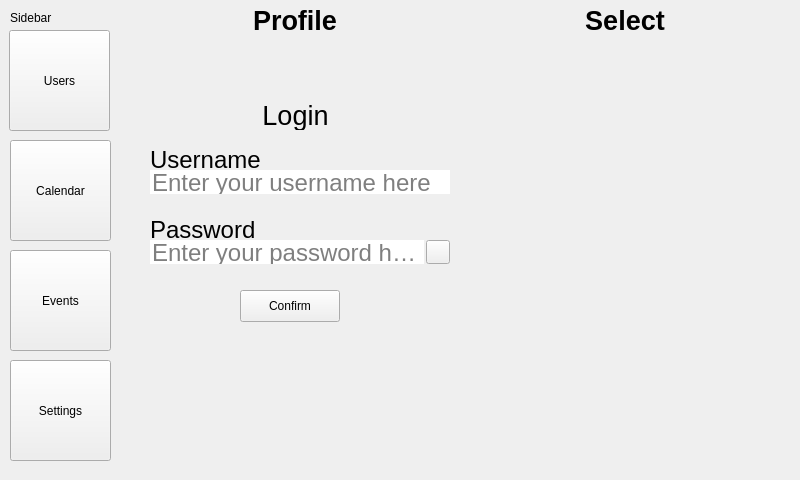
<?xml version="1.0" encoding="UTF-8"?>
<ui version="4.0">
 <class>MainWindow</class>
 <widget class="QMainWindow" name="MainWindow">
  <property name="geometry">
   <rect>
    <x>0</x>
    <y>0</y>
    <width>800</width>
    <height>480</height>
   </rect>
  </property>
  <property name="maximumSize">
   <size>
    <width>800</width>
    <height>480</height>
   </size>
  </property>
  <property name="windowTitle">
   <string>MainWindow</string>
  </property>
  <widget class="QWidget" name="centralwidget">
   <widget class="QWidget" name="navigation" native="true">
    <property name="geometry">
     <rect>
      <x>0</x>
      <y>0</y>
      <width>120</width>
      <height>480</height>
     </rect>
    </property>
    <widget class="QPushButton" name="b_user">
     <property name="geometry">
      <rect>
       <x>9</x>
       <y>30</y>
       <width>101</width>
       <height>101</height>
      </rect>
     </property>
     <property name="text">
      <string>Users</string>
     </property>
    </widget>
    <widget class="QPushButton" name="b_calendar">
     <property name="geometry">
      <rect>
       <x>10</x>
       <y>140</y>
       <width>101</width>
       <height>101</height>
      </rect>
     </property>
     <property name="text">
      <string>Calendar</string>
     </property>
    </widget>
    <widget class="QPushButton" name="b_events">
     <property name="geometry">
      <rect>
       <x>10</x>
       <y>250</y>
       <width>101</width>
       <height>101</height>
      </rect>
     </property>
     <property name="text">
      <string>Events</string>
     </property>
    </widget>
    <widget class="QPushButton" name="b_settings">
     <property name="geometry">
      <rect>
       <x>10</x>
       <y>360</y>
       <width>101</width>
       <height>101</height>
      </rect>
     </property>
     <property name="text">
      <string>Settings</string>
     </property>
    </widget>
    <widget class="QLabel" name="l_sidebar">
     <property name="geometry">
      <rect>
       <x>10</x>
       <y>10</y>
       <width>101</width>
       <height>16</height>
      </rect>
     </property>
     <property name="text">
      <string>Sidebar</string>
     </property>
    </widget>
   </widget>
   <widget class="QWidget" name="container" native="true">
    <property name="geometry">
     <rect>
      <x>130</x>
      <y>10</y>
      <width>660</width>
      <height>460</height>
     </rect>
    </property>
    <widget class="QStackedWidget" name="pages">
     <property name="geometry">
      <rect>
       <x>0</x>
       <y>0</y>
       <width>660</width>
       <height>460</height>
      </rect>
     </property>
     <widget class="QWidget" name="page_usr">
      <widget class="QStackedWidget" name="userinfo">
       <property name="geometry">
        <rect>
         <x>10</x>
         <y>30</y>
         <width>315</width>
         <height>420</height>
        </rect>
       </property>
       <property name="autoFillBackground">
        <bool>false</bool>
       </property>
       <property name="currentIndex">
        <number>0</number>
       </property>
       <widget class="QWidget" name="p_user_login">
        <widget class="QLineEdit" name="tb_Username">
         <property name="geometry">
          <rect>
           <x>10</x>
           <y>130</y>
           <width>300</width>
           <height>24</height>
          </rect>
         </property>
         <property name="font">
          <font>
           <family>Arial</family>
           <pointsize>18</pointsize>
          </font>
         </property>
         <property name="text">
          <string/>
         </property>
         <property name="frame">
          <bool>false</bool>
         </property>
         <property name="placeholderText">
          <string>Enter your username here</string>
         </property>
        </widget>
        <widget class="QLabel" name="l_Login">
         <property name="geometry">
          <rect>
           <x>10</x>
           <y>60</y>
           <width>291</width>
           <height>30</height>
          </rect>
         </property>
         <property name="font">
          <font>
           <family>Arial</family>
           <pointsize>20</pointsize>
          </font>
         </property>
         <property name="text">
          <string>Login</string>
         </property>
         <property name="alignment">
          <set>Qt::AlignmentFlag::AlignCenter</set>
         </property>
        </widget>
        <widget class="QLineEdit" name="tb_Password">
         <property name="geometry">
          <rect>
           <x>10</x>
           <y>200</y>
           <width>274</width>
           <height>24</height>
          </rect>
         </property>
         <property name="font">
          <font>
           <family>Arial</family>
           <pointsize>18</pointsize>
          </font>
         </property>
         <property name="inputMethodHints">
          <set>Qt::InputMethodHint::ImhHiddenText</set>
         </property>
         <property name="inputMask">
          <string/>
         </property>
         <property name="text">
          <string/>
         </property>
         <property name="frame">
          <bool>false</bool>
         </property>
         <property name="placeholderText">
          <string>Enter your password here</string>
         </property>
        </widget>
        <widget class="QPushButton" name="b_showhidebutton">
         <property name="geometry">
          <rect>
           <x>286</x>
           <y>200</y>
           <width>24</width>
           <height>24</height>
          </rect>
         </property>
         <property name="sizePolicy">
          <sizepolicy hsizetype="Fixed" vsizetype="Fixed">
           <horstretch>0</horstretch>
           <verstretch>0</verstretch>
          </sizepolicy>
         </property>
         <property name="minimumSize">
          <size>
           <width>24</width>
           <height>24</height>
          </size>
         </property>
         <property name="autoFillBackground">
          <bool>false</bool>
         </property>
         <property name="text">
          <string/>
         </property>
         <property name="default">
          <bool>false</bool>
         </property>
        </widget>
        <widget class="QLabel" name="l_Username">
         <property name="geometry">
          <rect>
           <x>10</x>
           <y>110</y>
           <width>300</width>
           <height>20</height>
          </rect>
         </property>
         <property name="font">
          <font>
           <family>Arial</family>
           <pointsize>18</pointsize>
          </font>
         </property>
         <property name="text">
          <string>Username</string>
         </property>
         <property name="alignment">
          <set>Qt::AlignmentFlag::AlignLeading|Qt::AlignmentFlag::AlignLeft|Qt::AlignmentFlag::AlignVCenter</set>
         </property>
         <property name="margin">
          <number>0</number>
         </property>
         <property name="indent">
          <number>-1</number>
         </property>
        </widget>
        <widget class="QLabel" name="l_Password">
         <property name="geometry">
          <rect>
           <x>10</x>
           <y>180</y>
           <width>300</width>
           <height>20</height>
          </rect>
         </property>
         <property name="font">
          <font>
           <family>Arial</family>
           <pointsize>18</pointsize>
          </font>
         </property>
         <property name="text">
          <string>Password</string>
         </property>
         <property name="alignment">
          <set>Qt::AlignmentFlag::AlignLeading|Qt::AlignmentFlag::AlignLeft|Qt::AlignmentFlag::AlignVCenter</set>
         </property>
         <property name="margin">
          <number>0</number>
         </property>
         <property name="indent">
          <number>-1</number>
         </property>
        </widget>
        <widget class="QPushButton" name="b_confirm">
         <property name="geometry">
          <rect>
           <x>100</x>
           <y>250</y>
           <width>100</width>
           <height>32</height>
          </rect>
         </property>
         <property name="text">
          <string>Confirm</string>
         </property>
        </widget>
       </widget>
       <widget class="QWidget" name="p_user_profile">
        <widget class="QPushButton" name="pushButton">
         <property name="geometry">
          <rect>
           <x>100</x>
           <y>330</y>
           <width>100</width>
           <height>32</height>
          </rect>
         </property>
         <property name="text">
          <string>Logout</string>
         </property>
        </widget>
        <widget class="QLabel" name="label">
         <property name="geometry">
          <rect>
           <x>80</x>
           <y>120</y>
           <width>58</width>
           <height>16</height>
          </rect>
         </property>
         <property name="text">
          <string>User</string>
         </property>
        </widget>
        <widget class="QLabel" name="label_2">
         <property name="geometry">
          <rect>
           <x>80</x>
           <y>160</y>
           <width>58</width>
           <height>16</height>
          </rect>
         </property>
         <property name="text">
          <string>Password</string>
         </property>
        </widget>
       </widget>
      </widget>
      <widget class="QLabel" name="Profile">
       <property name="geometry">
        <rect>
         <x>0</x>
         <y>0</y>
         <width>330</width>
         <height>20</height>
        </rect>
       </property>
       <property name="font">
        <font>
         <family>Arial</family>
         <pointsize>20</pointsize>
         <bold>true</bold>
        </font>
       </property>
       <property name="text">
        <string>Profile</string>
       </property>
       <property name="alignment">
        <set>Qt::AlignmentFlag::AlignCenter</set>
       </property>
      </widget>
      <widget class="QLabel" name="Select">
       <property name="geometry">
        <rect>
         <x>330</x>
         <y>0</y>
         <width>330</width>
         <height>20</height>
        </rect>
       </property>
       <property name="font">
        <font>
         <family>Arial</family>
         <pointsize>20</pointsize>
         <bold>true</bold>
        </font>
       </property>
       <property name="text">
        <string>Select</string>
       </property>
       <property name="alignment">
        <set>Qt::AlignmentFlag::AlignCenter</set>
       </property>
      </widget>
      <widget class="QWidget" name="gridLayoutWidget">
       <property name="geometry">
        <rect>
         <x>340</x>
         <y>50</y>
         <width>160</width>
         <height>80</height>
        </rect>
       </property>
       <layout class="QGridLayout" name="gridLayout"/>
      </widget>
     </widget>
     <widget class="QWidget" name="page_cal">
      <widget class="QScrollArea" name="upcomingevents">
       <property name="geometry">
        <rect>
         <x>10</x>
         <y>10</y>
         <width>340</width>
         <height>440</height>
        </rect>
       </property>
       <property name="verticalScrollBarPolicy">
        <enum>Qt::ScrollBarPolicy::ScrollBarAlwaysOn</enum>
       </property>
       <property name="widgetResizable">
        <bool>true</bool>
       </property>
       <widget class="EventListView" name="scrollAreaWidgetContents">
        <property name="geometry">
         <rect>
          <x>0</x>
          <y>0</y>
          <width>322</width>
          <height>438</height>
         </rect>
        </property>
       </widget>
      </widget>
      <widget class="QPushButton" name="b_delete">
       <property name="geometry">
        <rect>
         <x>420</x>
         <y>120</y>
         <width>100</width>
         <height>32</height>
        </rect>
       </property>
       <property name="text">
        <string>delete</string>
       </property>
      </widget>
      <widget class="QComboBox" name="userSelect">
       <property name="geometry">
        <rect>
         <x>370</x>
         <y>0</y>
         <width>141</width>
         <height>32</height>
        </rect>
       </property>
      </widget>
     </widget>
     <widget class="QWidget" name="page_addevent">
      <widget class="QScrollArea" name="eventform">
       <property name="geometry">
        <rect>
         <x>310</x>
         <y>0</y>
         <width>341</width>
         <height>461</height>
        </rect>
       </property>
       <property name="widgetResizable">
        <bool>true</bool>
       </property>
       <widget class="QWidget" name="scrollAreaWidgetContents_2">
        <property name="geometry">
         <rect>
          <x>0</x>
          <y>0</y>
          <width>339</width>
          <height>459</height>
         </rect>
        </property>
        <widget class="QWidget" name="verticalLayoutWidget">
         <property name="geometry">
          <rect>
           <x>0</x>
           <y>0</y>
           <width>331</width>
           <height>385</height>
          </rect>
         </property>
         <layout class="QVBoxLayout" name="generalcontainer">
          <item>
           <layout class="QFormLayout" name="GenericSettings">
            <item row="0" column="0">
             <widget class="QLabel" name="label_user">
              <property name="text">
               <string>User</string>
              </property>
             </widget>
            </item>
            <item row="0" column="1">
             <widget class="QComboBox" name="selectuser"/>
            </item>
            <item row="1" column="0">
             <widget class="QLabel" name="label_title">
              <property name="text">
               <string>Title</string>
              </property>
             </widget>
            </item>
            <item row="1" column="1">
             <widget class="QLineEdit" name="lineEdit">
              <property name="text">
               <string>Title</string>
              </property>
             </widget>
            </item>
            <item row="2" column="0">
             <widget class="QLabel" name="label_st">
              <property name="text">
               <string>StartDate</string>
              </property>
             </widget>
            </item>
            <item row="2" column="1">
             <widget class="QDateTimeEdit" name="startedit"/>
            </item>
            <item row="3" column="0">
             <widget class="QLabel" name="label_et">
              <property name="text">
               <string>EndDate</string>
              </property>
             </widget>
            </item>
            <item row="3" column="1">
             <widget class="QDateTimeEdit" name="endedit"/>
            </item>
           </layout>
          </item>
          <item>
           <widget class="QPushButton" name="expandusers">
            <property name="text">
             <string>Add Users (Expand)</string>
            </property>
           </widget>
          </item>
          <item>
           <widget class="QListView" name="userview"/>
          </item>
          <item>
           <layout class="QVBoxLayout" name="componentsexpand">
            <item>
             <widget class="QPushButton" name="expandcomponent">
              <property name="text">
               <string>Add Components</string>
              </property>
             </widget>
            </item>
            <item>
             <layout class="QHBoxLayout" name="select_add">
              <item>
               <widget class="QComboBox" name="selectcomponenttype"/>
              </item>
              <item>
               <widget class="QPushButton" name="addcomponent">
                <property name="text">
                 <string>add</string>
                </property>
               </widget>
              </item>
             </layout>
            </item>
            <item>
             <layout class="QVBoxLayout" name="dynamiccomponentsection"/>
            </item>
           </layout>
          </item>
          <item>
           <widget class="QPushButton" name="addeventbutton">
            <property name="text">
             <string>AddEvent</string>
            </property>
           </widget>
          </item>
         </layout>
        </widget>
       </widget>
      </widget>
     </widget>
     <widget class="QWidget" name="page_set">
      <widget class="QTableView" name="table_user">
       <property name="geometry">
        <rect>
         <x>40</x>
         <y>20</y>
         <width>256</width>
         <height>192</height>
        </rect>
       </property>
      </widget>
      <widget class="QTableView" name="table_user_profile">
       <property name="geometry">
        <rect>
         <x>330</x>
         <y>20</y>
         <width>256</width>
         <height>192</height>
        </rect>
       </property>
      </widget>
      <widget class="QTableView" name="table_tags">
       <property name="geometry">
        <rect>
         <x>40</x>
         <y>240</y>
         <width>256</width>
         <height>192</height>
        </rect>
       </property>
      </widget>
      <widget class="QTableView" name="table_events">
       <property name="geometry">
        <rect>
         <x>330</x>
         <y>240</y>
         <width>256</width>
         <height>192</height>
        </rect>
       </property>
      </widget>
     </widget>
    </widget>
   </widget>
  </widget>
 </widget>
 <customwidgets>
  <customwidget>
   <class>EventListView</class>
   <extends>QWidget</extends>
   <header>views.resources.custom_classes.eventlistview</header>
   <container>1</container>
  </customwidget>
 </customwidgets>
 <resources/>
 <connections/>
</ui>
